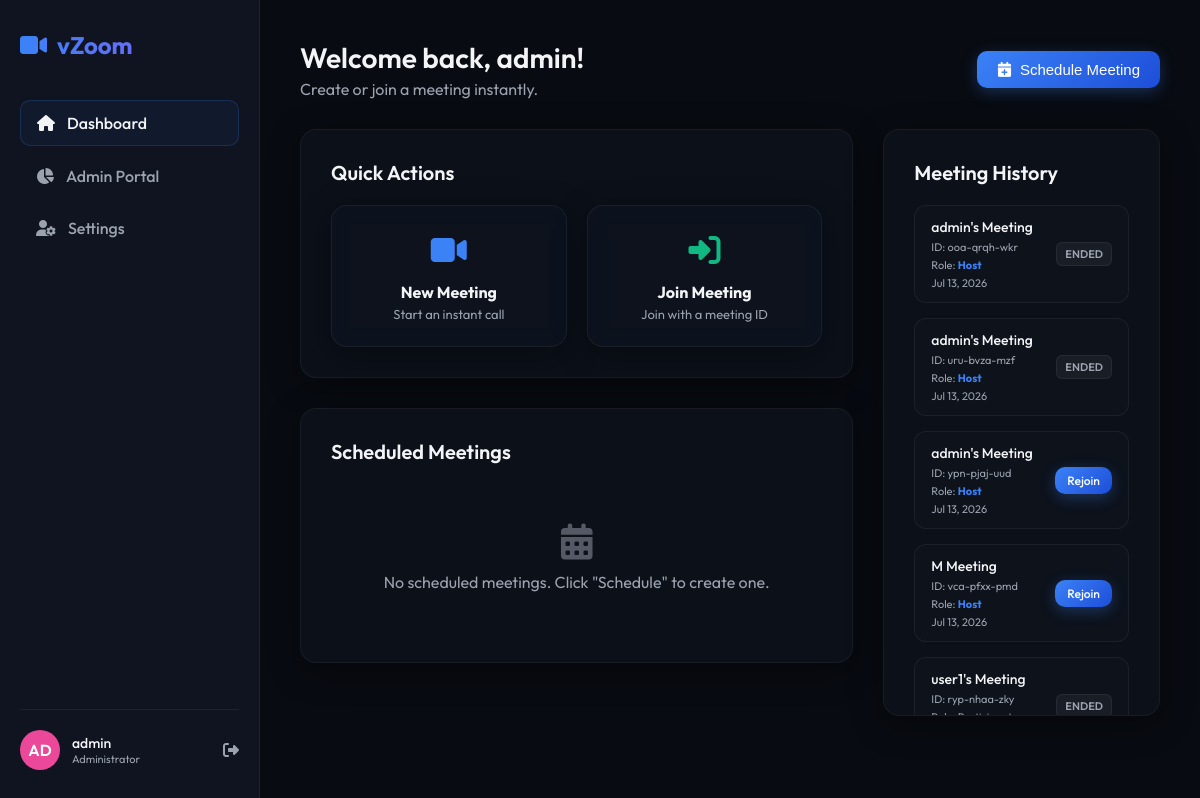
The app's page / (signed in) with its own data.
### meetings/models.py (models this page shows, shortened)
class Meeting(models.Model):
    meeting_id = models.CharField(max_length=20, unique=True, default=generate_meeting_id)
    title = models.CharField(max_length=100, default="Quick Meeting")
    host = models.ForeignKey(User, on_delete=models.CASCADE, related_name='hosted_meetings')
    password = models.CharField(max_length=128, blank=True, null=True)  # Optional password
    is_waiting_room = models.BooleanField(default=True)
    is_locked = models.BooleanField(default=False)
    is_active = models.BooleanField(default=True)
    scheduled_time = models.DateTimeField(blank=True, null=True)
    created_at = models.DateTimeField(auto_now_add=True)

### meetings/views.py (the view, shortened to what this page needs)
# urls.py: path('', views.dashboard_view, name='dashboard'),
@login_required
def dashboard_view(request):
    user = request.user
    now = timezone.now()
    scheduled_meetings = Meeting.objects.filter(
        host=user,
        is_active=True,
        scheduled_time__gt=now
    ).order_by('scheduled_time')
    participated_ids = MeetingParticipant.objects.filter(user=user).values_list('meeting_id', flat=True)
    history_meetings = Meeting.objects.filter(
        Q(host=user) | Q(id__in=participated_ids)
    ).distinct().order_by('-created_at')[:20]
    colors = ['#EF4444', '#F59E0B', '#10B981', '#3B82F6', '#8B5CF6', '#EC4899']
    context = {
        'scheduled_meetings': scheduled_meetings,
        'history_meetings': history_meetings,
        'profile_colors': colors,
        'user_profile': user.profile
    }
    return render(request, 'dashboard.html', context)

### templates/dashboard.html (shortened to what this page needs)
{% extends 'base.html' %}
{% block content %}
<div style="display: flex; justify-content: space-between; align-items: center; margin-bottom: 30px;">
    <div>
        <h1 style="font-size: 28px; font-weight: 600;">Welcome back, {{ request.user.username }}!</h1>
        <p style="color: var(--text-secondary); margin-top: 4px;">Create or join a meeting instantly.</p>
    </div>
    <div>
        <button class="btn btn-primary" onclick="openScheduleModal()">
            <i class="fa-solid fa-calendar-plus"></i> Schedule Meeting
        </button>
    </div>
</div>
<div class="dashboard-grid">
    <div>
        <div class="dashboard-card glass">
            <h3 class="card-title">Quick Actions</h3>
            <div class="quick-actions">
                <div class="action-card glass" onclick="openInstantCallModal()">
                    <div class="action-icon"><i class="fa-solid fa-video"></i></div>
                    <h4>New Meeting</h4>
                    <p style="font-size: 13px; color: var(--text-secondary); margin-top: 4px;">Start an instant call</p>
                </div>
                <div class="action-card glass" onclick="openJoinModal()">
                    <div class="action-icon" style="color: var(--accent-success);"><i class="fa-solid fa-right-to-bracket"></i></div>
                    <h4>Join Meeting</h4>
                    <p style="font-size: 13px; color: var(--text-secondary); margin-top: 4px;">Join with a meeting ID</p>
                </div>
            </div>
        </div>
        <div class="dashboard-card glass">
            <h3 class="card-title">Scheduled Meetings</h3>
            <div class="meeting-list">
                {% if scheduled_meetings %}
                    {% for meeting in scheduled_meetings %}
                        <div class="meeting-item">
                            <div class="meeting-info">
                                <h4>{{ meeting.title }}</h4>
                                <div class="meeting-meta">
                                    <span><i class="fa-solid fa-calendar"></i> {{ meeting.scheduled_time|date:"M d, Y - H:i" }}</span>
                                    <span><i class="fa-solid fa-key"></i> ID: <strong>{{ meeting.meeting_id }}</strong></span>
                                    {% if meeting.password %}
                                        <span><i class="fa-solid fa-lock" title="Password Protected"></i></span>
                                    {% endif %}
                                </div>
                            </div>
                            <div style="display: flex; gap: 10px;">
                                <button class="btn btn-secondary" onclick="navigator.clipboard.writeText('{{ request.META.HTTP_HOST }}/meeting/{{ meeting.meeting_id }}/'); showToast('Link copied!', 'success')">
                                    <i class="fa-solid fa-copy"></i>
                                </button>
                                <a href="{% url 'room' meeting_id=meeting.meeting_id %}" class="btn btn-success">
                                    Start
                                </a>
                            </div>
                        </div>
                    {% endfor %}
                {% else %}
                    <div style="text-align: center; padding: 40px; color: var(--text-secondary);">
                        <i class="fa-solid fa-calendar-days" style="font-size: 36px; margin-bottom: 12px; opacity: 0.5;"></i>
                        <p>No scheduled meetings. Click "Schedule" to create one.</p>
                    </div>
                {% endif %}
            </div>
        </div>
    </div>
    <div>
        <div class="dashboard-card glass" style="height: calc(100% - 30px); overflow-y: auto;">
            <h3 class="card-title">Meeting History</h3>
            <div class="meeting-list" style="max-height: 480px;">
                {% if history_meetings %}
                    {% for meeting in history_meetings %}
                        <div class="meeting-item" style="padding: 12px 16px;">
                            <div class="meeting-info" style="min-width: 0;">
                                <h4 style="font-size: 14px; white-space: nowrap; overflow: hidden; text-overflow: ellipsis;">{{ meeting.title }}</h4>
                                <div class="meeting-meta" style="font-size: 11px; flex-direction: column; gap: 4px; margin-top: 4px;">
                                    <span>ID: {{ meeting.meeting_id }}</span>
                                    <span>Role: {% if meeting.host == request.user %}<strong style="color: var(--accent-primary);">Host</strong>{% else %}Participant{% endif %}</span>
                                    <span>{{ meeting.created_at|date:"M d, Y" }}</span>
                                </div>
                            </div>
                            {% if meeting.is_active %}
                                <a href="{% url 'room' meeting_id=meeting.meeting_id %}" class="btn btn-primary" style="padding: 6px 12px; font-size: 12px;">
                                    Rejoin
                                </a>
                            {% else %}
                                <span class="badge badge-ended">Ended</span>
                            {% endif %}
                        </div>
                    {% endfor %}
                {% else %}
                    <div style="text-align: center; padding: 40px; color: var(--text-secondary);">
                        <p>No recent meeting logs found.</p>
                    </div>
                {% endif %}
            </div>
        </div>
    </div>
</div>
{% endblock %}

### templates/base.html (shortened to what this page needs)
{% load static %}
<!DOCTYPE html>
<html lang="en">
<head>
    <link rel="stylesheet" href="{% static 'css/style.css' %}?v=2.0">
    <link rel="stylesheet" href="https://cdnjs.cloudflare.com/ajax/libs/font-awesome/6.4.0/css/all.min.css">
</head>
<body>
    {% block body %}
    <div class="app-container">
        <aside class="sidebar" id="app-sidebar">
            <div class="sidebar-logo-desktop">
                <div class="sidebar-logo">
                    <i class="fa-solid fa-video" style="color: var(--accent-primary);"></i>
                    <span>vZoom</span>
                </div>
            </div>
            <ul class="sidebar-menu">
                <li class="sidebar-item {% if request.resolver_match.url_name == 'dashboard' %}active{% endif %}">
                    <a href="{% url 'dashboard' %}">
                        <i class="fa-solid fa-house"></i>
                        <span>Dashboard</span>
                    </a>
                </li>
                {% if request.user.is_staff %}
                <li class="sidebar-item {% if request.resolver_match.url_name == 'admin_dashboard' %}active{% endif %}">
                    <a href="{% url 'admin_dashboard' %}">
                        <i class="fa-solid fa-chart-pie"></i>
                        <span>Admin Portal</span>
                    </a>
                </li>
                {% endif %}
                <li class="sidebar-item">
                    <a href="#" onclick="openProfileModal(event)">
                        <i class="fa-solid fa-user-gear"></i>
                        <span>Settings</span>
                    </a>
                </li>
            </ul>
            <div class="sidebar-profile">
                <div class="avatar" style="background-color: {{ request.user.profile.avatar_color }};">
                    {{ request.user.username|slice:":2" }}
                </div>
                <div class="profile-info">
                    <div class="profile-name">{{ request.user.username }}</div>
                    <div class="profile-role">
                        {% if request.user.is_staff %}Administrator{% else %}Member{% endif %}
                    </div>
                </div>
                <a href="{% url 'logout' %}" title="Logout" style="color: var(--text-secondary); margin-left: auto;">
                    <i class="fa-solid fa-right-from-bracket"></i>
                </a>
            </div>
        </aside>
        <main class="main-content">
            {% block content %}{% endblock %}
        </main>
    </div>
    {% endblock %}
</body>
</html>

### static/css/style.css (style rules this page uses)
:root { --bg-primary: #080b11; --bg-secondary: #0f1420; --bg-tertiary: #171e30; --accent-primary: #3b82f6; --accent-primary-hover: #2563eb; --accent-success: #10b981; --accent-danger: #ef4444; --accent-warning: #f59e0b; --text-primary: #f3f4f6; --text-secondary: #9ca3af; --border-color: rgba(255, 255, 255, 0.06); --border-highlight: rgba(59, 130, 246, 0.2); --glass-bg: rgba(15, 20, 32, 0.65); --glass-blur: blur(12px); --glass-border: rgba(255, 255, 255, 0.05); --card-shadow: 0 8px 32px 0 rgba(0, 0, 0, 0.37); }
* { margin: 0; padding: 0; box-sizing: border-box; }
body { font-family: 'Outfit', sans-serif; background-color: var(--bg-primary); color: var(--text-primary); min-height: 100vh; overflow-x: hidden; }
.glass { background: var(--glass-bg); backdrop-filter: var(--glass-blur); -webkit-backdrop-filter: var(--glass-blur); border: 1px solid var(--glass-border); border-radius: 16px; box-shadow: var(--card-shadow); }
.btn { display: inline-flex; align-items: center; justify-content: center; padding: 10px 20px; border-radius: 10px; font-weight: 500; font-size: 15px; cursor: pointer; transition: all 0.25s ease; border: none; outline: none; text-decoration: none; gap: 8px; }
.btn-primary { background: linear-gradient(135deg, var(--accent-primary) 0%, #1d4ed8 100%); color: white; box-shadow: 0 4px 15px rgba(59, 130, 246, 0.3); }
.app-container { display: flex; min-height: 100vh; }
.sidebar { width: 260px; border-right: 1px solid var(--border-color); background-color: var(--bg-secondary); padding: 30px 20px; display: flex; flex-direction: column; }
.sidebar-logo { font-size: 24px; font-weight: 700; background: linear-gradient(to right, #3b82f6, #8b5cf6); -webkit-background-clip: text; -webkit-text-fill-color: transparent; margin-bottom: 40px; display: flex; align-items: center; gap: 10px; }
.sidebar-menu { list-style: none; display: flex; flex-direction: column; gap: 8px; flex-grow: 1; }
.sidebar-item a { display: flex; align-items: center; gap: 12px; padding: 12px 16px; color: var(--text-secondary); text-decoration: none; font-weight: 500; border-radius: 10px; transition: all 0.2s ease; }
.sidebar-item.active a, .sidebar-item a:hover { color: var(--text-primary); background: rgba(255, 255, 255, 0.04); }
.sidebar-item.active a { border: 1px solid var(--border-highlight); background: rgba(59, 130, 246, 0.06); }
.sidebar-profile { border-top: 1px solid var(--border-color); padding-top: 20px; margin-top: 20px; display: flex; align-items: center; gap: 12px; }
.avatar { width: 40px; height: 40px; border-radius: 50%; display: flex; align-items: center; justify-content: center; font-weight: 600; color: white; font-size: 16px; text-transform: uppercase; }
.profile-info { flex-grow: 1; min-width: 0; }
.profile-name { font-size: 14px; font-weight: 500; white-space: nowrap; overflow: hidden; text-overflow: ellipsis; }
.profile-role { font-size: 11px; color: var(--text-secondary); }
.main-content { flex-grow: 1; padding: 40px; overflow-y: auto; }
.dashboard-grid { display: grid; grid-template-columns: 2fr 1fr; gap: 30px; margin-top: 30px; }
.dashboard-card { padding: 30px; margin-bottom: 30px; }
.card-title { font-size: 20px; font-weight: 600; margin-bottom: 20px; display: flex; align-items: center; justify-content: space-between; }
.quick-actions { display: grid; grid-template-columns: 1fr 1fr; gap: 20px; }
.action-card { padding: 24px; text-align: center; cursor: pointer; transition: all 0.25s ease; border: 1px solid var(--border-color); }
.action-icon { font-size: 32px; margin-bottom: 12px; color: var(--accent-primary); }
.meeting-list { display: flex; flex-direction: column; gap: 15px; }
.meeting-item { padding: 16px 20px; display: flex; align-items: center; justify-content: space-between; border: 1px solid var(--border-color); border-radius: 12px; background: rgba(255, 255, 255, 0.01); }
.meeting-info h4 { font-size: 16px; font-weight: 500; margin-bottom: 4px; }
.meeting-meta { font-size: 13px; color: var(--text-secondary); display: flex; gap: 15px; }
.badge { padding: 4px 8px; border-radius: 6px; font-size: 11px; font-weight: 600; text-transform: uppercase; }
.badge-ended { background: rgba(255, 255, 255, 0.05); color: var(--text-secondary); border: 1px solid var(--border-color); }
.sidebar-logo-desktop { display: block; }

### records on screen
Meeting: title "admin's Meeting", meeting_id "ooa-qrqh-wkr", shows "Host", created_at "Jul 13, 2026", is_active "ENDED"
Meeting: title "admin's Meeting", meeting_id "uru-bvza-mzf", shows "Host", created_at "Jul 13, 2026", is_active "ENDED"
Meeting: title "admin's Meeting", meeting_id "ypn-pjaj-uud", shows "Host", created_at "Jul 13, 2026", is_active "Rejoin"
Meeting: title "M Meeting", meeting_id "vca-pfxx-pmd", shows "Host", created_at "Jul 13, 2026", is_active "Rejoin"
Meeting: title "user1's Meeting", meeting_id "ryp-nhaa-zky", is_active "ENDED"

### other values on screen
{{ request.user.username|slice:":2" }} "AD"
{{ request.user.username }} "admin"
